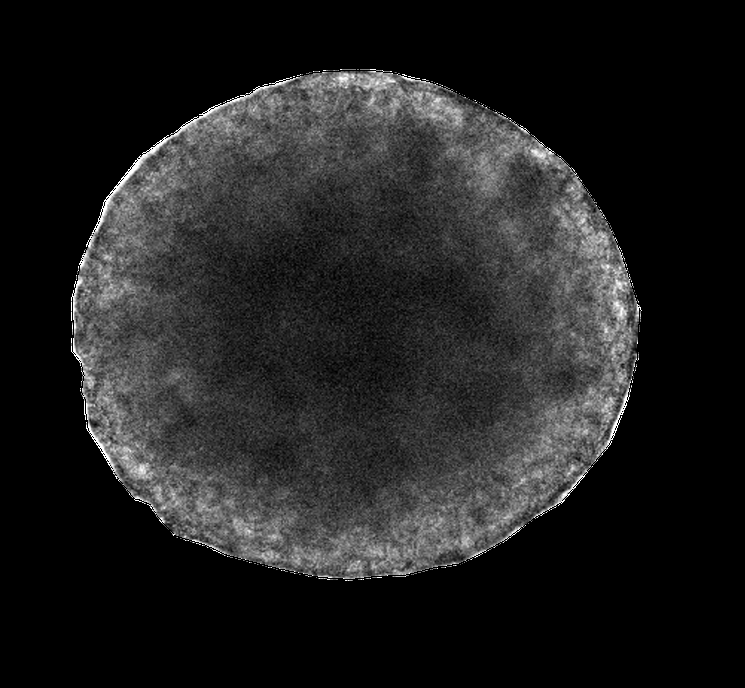
#> input picture TestImages/SpheroidPNG.png, 745 x 688 px, shrunk from 1049 x 969 before the run, found by its file name
$ python RadialIntensityProfile.py
#> lines starting #> are read from the running program, lines starting #| are printed output that depends on the picture; after the words box and inside, x2 and y2 are one past the last pixel; in counts of white or black regions, pixels touching at a corner belong together
import cv2
import numpy as np
import matplotlib.pyplot as plt

sphe_path = r"C:\Github\TranslucentSpheroidCompare\TestImages\SpheroidPNG.png"
Bsphe_path = r"C:\Github\TranslucentSpheroidCompare\TestImages\BSpheroidPNG.png"

sphe = cv2.imread(sphe_path, cv2.IMREAD_UNCHANGED)
#> sphe is the input picture: shape (688, 745, 4); mean B, G, R, A 32.5, 32.5, 32.5, 111.1
Bsphe = cv2.imread(Bsphe_path, cv2.IMREAD_UNCHANGED)
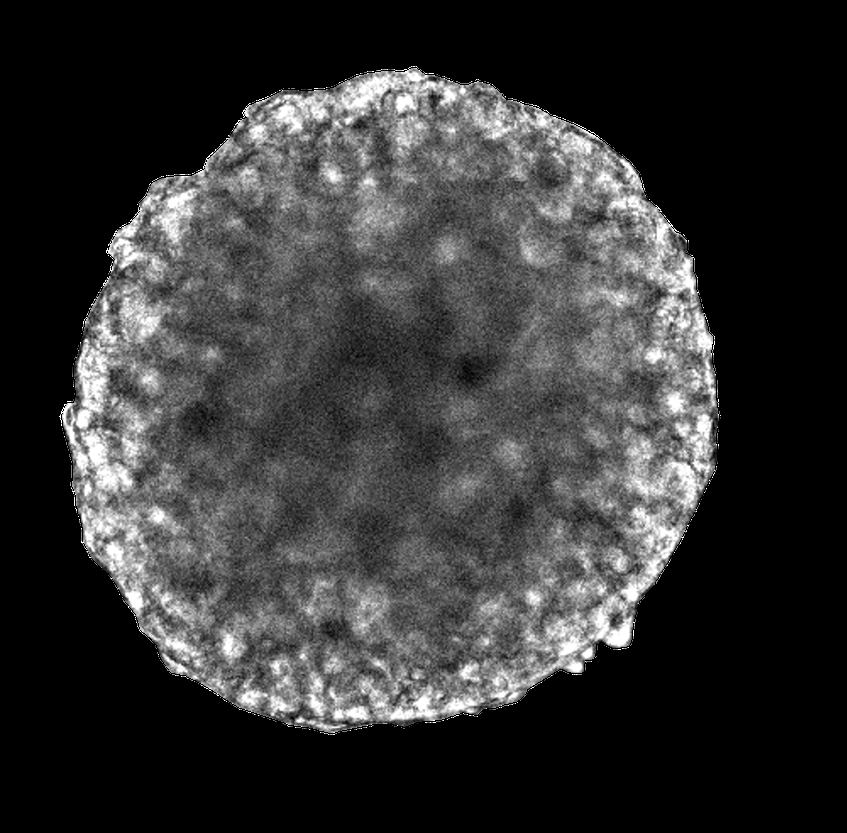
#> input picture TestImages/BSpheroidPNG.png, 847 x 833 px, shrunk from 1193 x 1174 before the run, found by its file name
#> Bsphe is the input picture: shape (833, 847, 4); mean B, G, R, A 52.2, 52.2, 52.2, 120.4

def CalcRadialIntensity(img):
    if img.shape[2] == 4:
        bgr = img[:,:,:3]
        alpha = img[:, :, 3]
        mask = alpha > 0
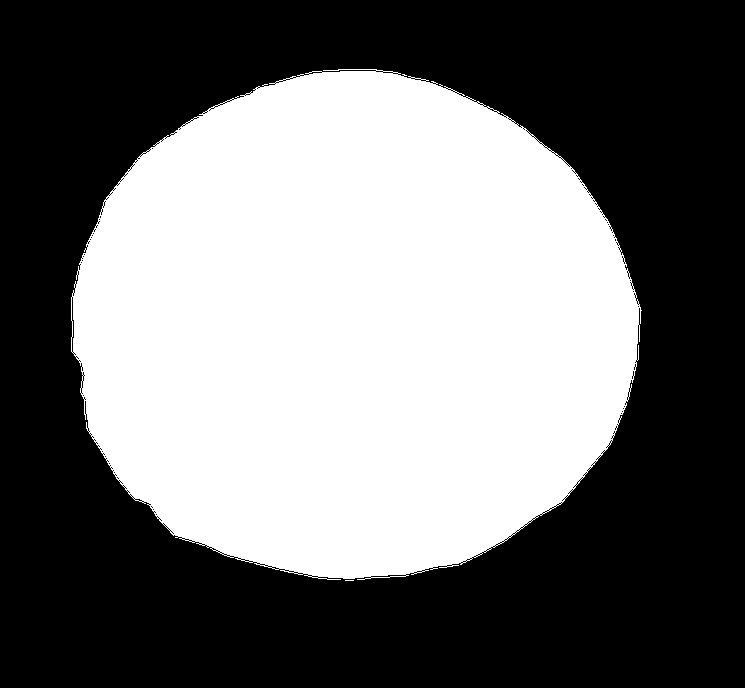
#> mask: shape (688, 745) bool; 44.1% white; 2 white regions (1 under 20 px), largest, box (x1, y1, x2, y2) and area: (71, 69, 642, 580) 226110
    else:
        bgr = img
        gray_temp = cv2.cvtColor(bgr, cv2.COLOR_BGR2GRAY)
        mask = gray_temp > 0

    gray = cv2.cvtColor(bgr, cv2.COLOR_BGR2GRAY)
    ys, xs = np.where(mask)
    cx = xs.mean()
#> cx = 352.4
    cy = ys.mean()
#> cy = 327.2

    y, x = np.indices(gray.shape)

    distance = np.sqrt((x - cx)**2 * (y - cy)**2)
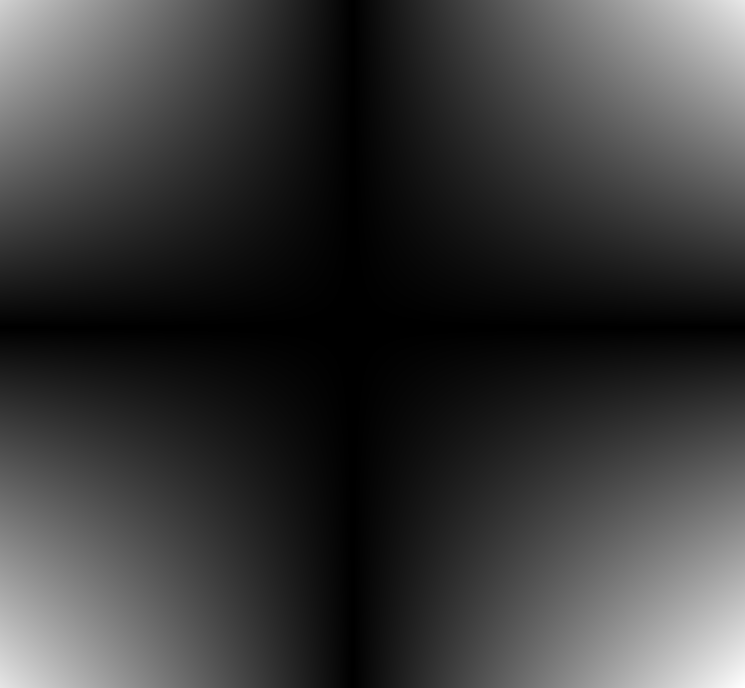
#> distance: shape (688, 745) float64; min 0.068, max 140912.8, mean 32196.1; drawn with min black and max white

    distances = distance[mask]
    intensities = gray[mask]

    max_radius = distances.max()
#> max_radius = 37568.4
    normalized_radius = distances / max_radius

    bins = np.linspace(0, 1, 101)

    radial_intensity = []
    radial_radius = []

    for i in range(len(bins) - 1):
        lower = bins[i]
        upper = bins[i+1]

        in_bin = ((normalized_radius >= lower) & (normalized_radius < upper))

        if np.any(in_bin):
            mean_intensity = intensities[in_bin].mean()

            radial_intensity.append(mean_intensity)
            radial_radius.append((lower + upper) / 2)
#> this loop made 100 passes
#> mean_intensity on passes 1 to 12: 39.92, 42.89, 44.84, 46.6, 48.38, 49.25, 50.59, 51.56, 54.1, 54.26, 55.2, 56.97
#> after the loop, radial_intensity = 100 values, max 160.1 at index 95, min 39.92 at index 0, mean 92.32; radial_radius = 100 values from 0.005 to 0.995

    return np.array(radial_radius), np.array(radial_intensity), mask, cx, cy

sphe_radius, sphe_intensity, sphe_mask, sphe_cx, sphe_cy = \
    CalcRadialIntensity(sphe)
#> sphe_radius = 100 values from 0.005 to 0.995; sphe_intensity has the same summary as radial_intensity in CalcRadialIntensity; sphe_cx = 352.4; sphe_cy = 327.2

Bsphe_radius, Bsphe_intensity, Bsphe_mask, Bsphe_cx, Bsphe_cy = \
    CalcRadialIntensity(Bsphe)
#> in CalcRadialIntensity (call 2), `alpha = img[:, :, 3]`:
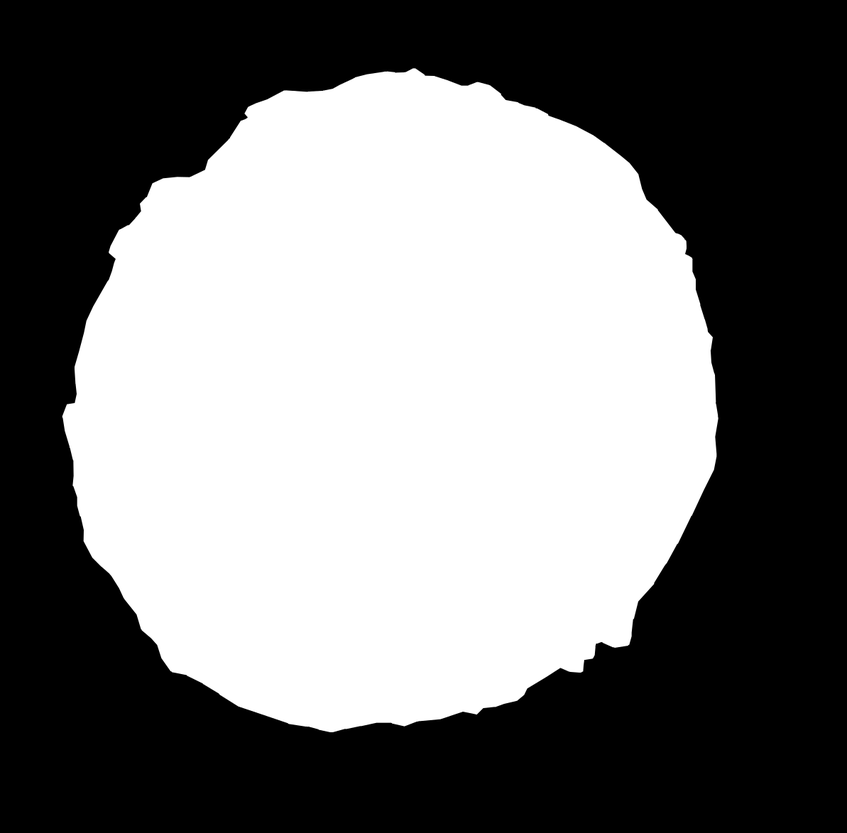
#> alpha: shape (833, 847); min 0, max 255, mean 120.4
#> in CalcRadialIntensity (call 2), `mask = alpha > 0`:
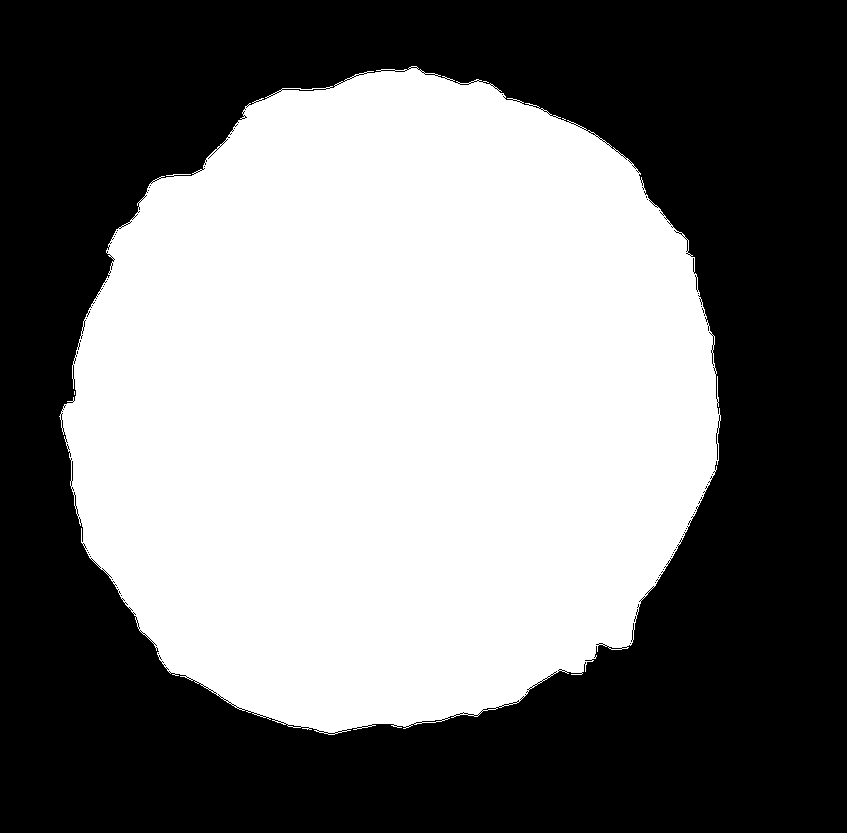
#> mask: shape (833, 847) bool; 47.7% white; 2 white regions (1 under 20 px), largest, box (x1, y1, x2, y2) and area: (59, 66, 721, 735) 336756
#> in CalcRadialIntensity (call 2), `cx = xs.mean()`: cx = 391.7
#> in CalcRadialIntensity (call 2), `cy = ys.mean()`: cy = 404.3
#> in CalcRadialIntensity (call 2), `distance = np.sqrt((x - cx)**2 * (y - cy)**2)`:
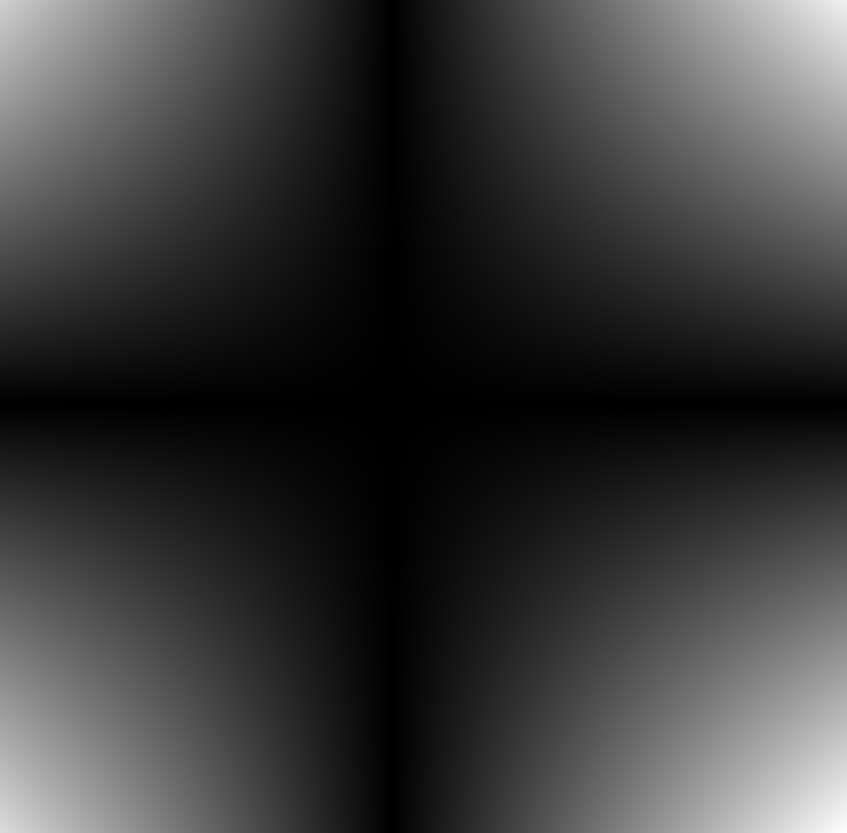
#> distance: shape (833, 847) float64; min 0.0801, max 194281.5, mean 44372.1; drawn with min black and max white
#> in CalcRadialIntensity (call 2), `max_radius = distances.max()`: max_radius = 59711.6
#> the loop in CalcRadialIntensity (call 2), `for i in range(len(bins) - 1):` made 100 passes
#> mean_intensity on passes 1 to 12: 76, 78.71, 81.31, 82.53, 84.68, 86.83, 89.32, 92.83, 94.53, 98.76, 100.8, 102.2
#> after the loop in CalcRadialIntensity (call 2), `for i in range(len(bins) - 1):`: radial_intensity = 100 values, max 166.7 at index 88, min 76 at index 0, mean 125.9
#> Bsphe_radius = 100 values from 0.005 to 0.995; Bsphe_intensity has the same summary as radial_intensity in CalcRadialIntensity; Bsphe_cx = 391.7; Bsphe_cy = 404.3

plt.figure(figsize=(8,5))

plt.plot(sphe_radius,
         sphe_intensity,
         label = "Conventional Spheroids",
         linewidth = 2)

plt.plot(Bsphe_radius,
         Bsphe_intensity,
         label = "Translucent Spheroids",
         linewidth = 2)

plt.xlabel("Normalized radius")
plt.ylabel("Mean grayscale intensity")

plt.title("Radial Intensity Profile")

plt.xlim(0, 1)

plt.legend()

plt.grid(alpha = 0.25)

plt.tight_layout()

plt.show()
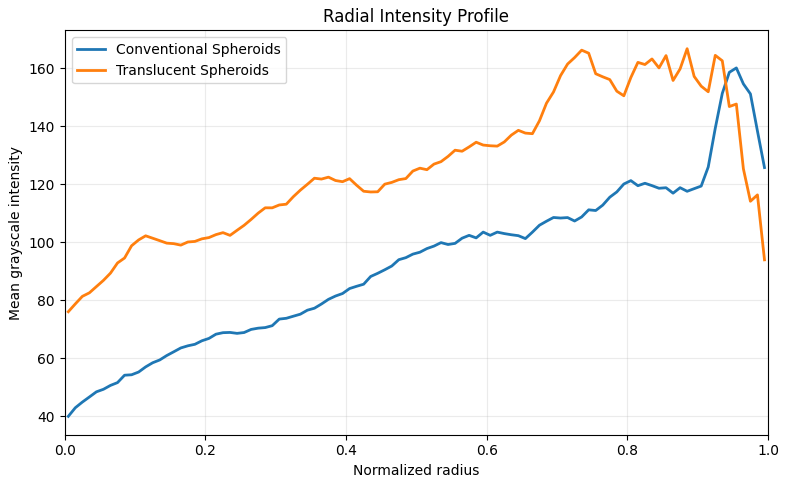
#> figure drawn by matplotlib, 1 panel; curve peaks at x = 0.955, y = 160.1; curve peaks at x = 0.885, y = 166.7
